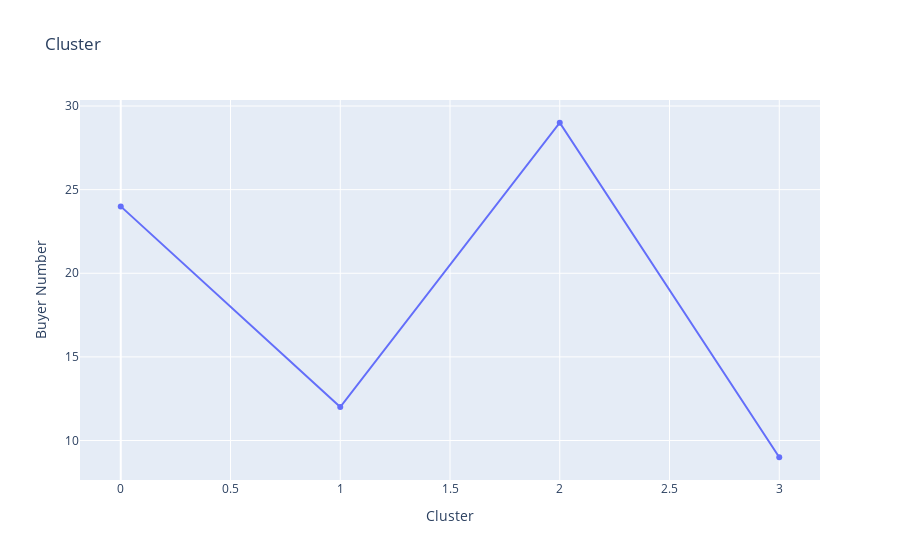

The notebook cell saved with this chart:
### Code cell
import plotly.express as px
df_new=df.groupby('Cluster')['Buyer Number'].count().reset_index()
fig = px.line(df_new, x='Cluster', y='Buyer Number', markers=True, title='Cluster')

# Show the figure
fig.show()

### Figure 1 — Plotly figure (JSON) as saved in the notebook; plotly's stock layout.template omitted (floating-point values rounded to 4 significant figures)
{"data": [{"hovertemplate": "Cluster=%{x}<br>Buyer Number=%{y}<extra></extra>", "legendgroup": "", "line": {"color": "#636efa", "dash": "solid"}, "marker": {"symbol": "circle"}, "mode": "lines+markers", "name": "", "orientation": "v", "showlegend": false, "type": "scatter", "x": [0, 1, 2, 3], "xaxis": "x", "y": [24, 12, 29, 9], "yaxis": "y"}], "layout": {"legend": {"tracegroupgap": 0}, "title": {"text": "Cluster"}, "xaxis": {"anchor": "y", "domain": [0, 1], "title": {"text": "Cluster"}}, "yaxis": {"anchor": "x", "domain": [0, 1], "title": {"text": "Buyer Number"}}}}
